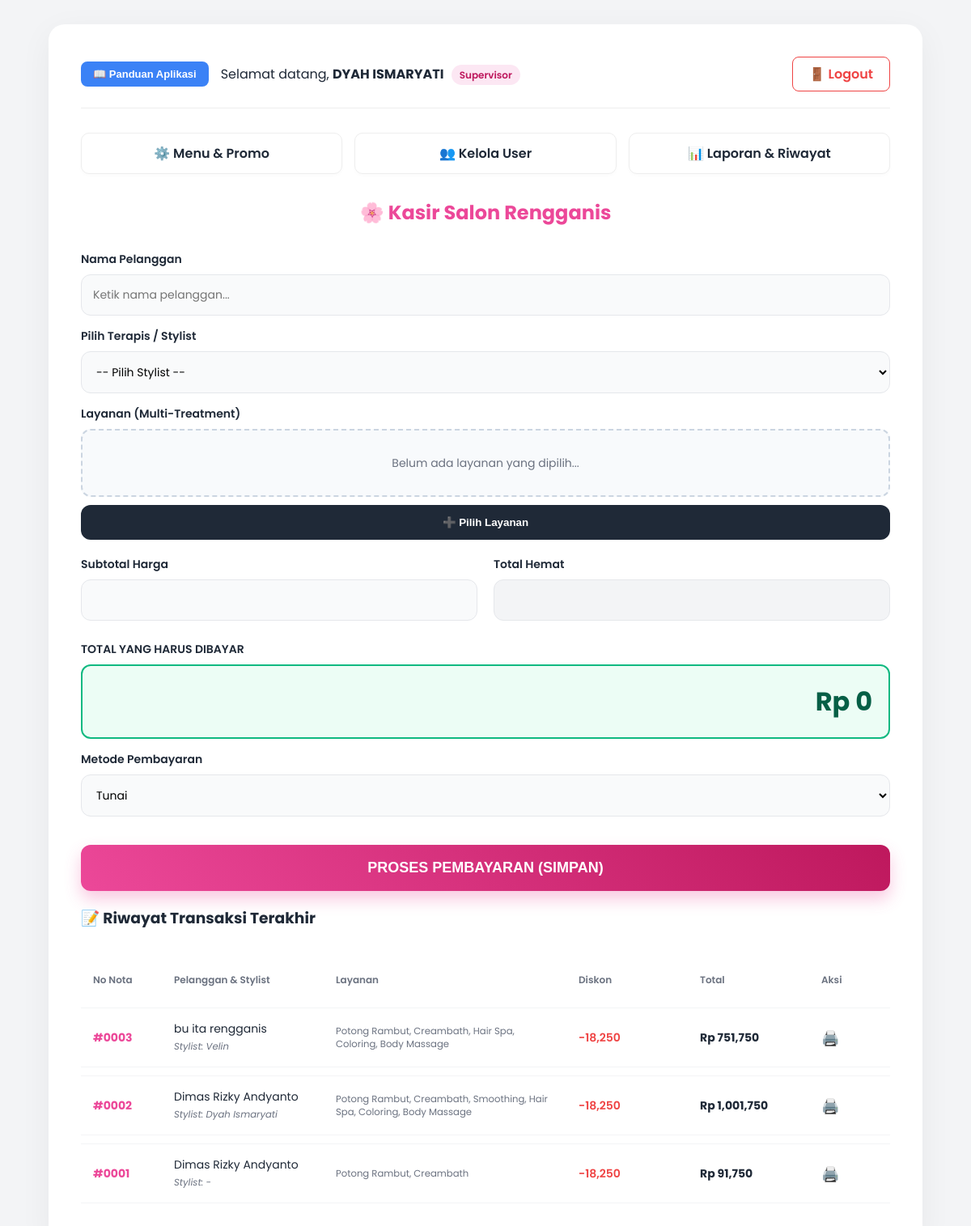
/index.php (signed in), run on the app's committed database.
### tables this page shows
CREATE TABLE transaksi (
        id INTEGER PRIMARY KEY AUTOINCREMENT,
        tanggal DATE NOT NULL,
        jam TIME NOT NULL,
        nama_pelanggan TEXT,
        jenis_layanan TEXT NOT NULL,
        harga REAL NOT NULL,
        diskon REAL DEFAULT 0,
        total_bayar REAL NOT NULL,
        catatan TEXT
    , metode_pembayaran TEXT DEFAULT 'Tunai', no_nota INTEGER DEFAULT 0, terapis TEXT DEFAULT '-');

### index.php (the view, shortened to what this page needs)
<?php
$db_file = __DIR__ . '/salon.db';
try {
    $db = new PDO("sqlite:" . $db_file);
    $db->setAttribute(PDO::ATTR_ERRMODE, PDO::ERRMODE_EXCEPTION);
} catch (PDOException $e) {
    die("Gagal koneksi database: " . $e->getMessage());
}
try { $db->query("SELECT no_nota FROM transaksi LIMIT 1"); } catch (Exception $e) { $db->exec("ALTER TABLE transaksi ADD COLUMN no_nota INTEGER DEFAULT 0"); }
try { $db->query("SELECT terapis FROM transaksi LIMIT 1"); } catch (Exception $e) { $db->exec("ALTER TABLE transaksi ADD COLUMN terapis TEXT DEFAULT '-'"); }
$atribut_lock = (isset($_SESSION['role']) && $_SESSION['role'] == 'supervisor') ? "" : "readonly";
$opsi_metode = $db->query("SELECT * FROM master_metode");
$data_transaksi = $db->query("SELECT * FROM transaksi ORDER BY id DESC LIMIT 5");
?>
<!DOCTYPE html>
<html lang="id">
<head>
</head>
<body>
<div class="container">
    <div class="user-header">
        <div style="display: flex; align-items: center; gap: 15px;">
            <button class="btn-guide" onclick="toggleModal('modalGuide', true)">📖 Panduan Aplikasi</button>
            <div class="user-info">
                Selamat datang, <b><?= htmlspecialchars(strtoupper($_SESSION['nama'] ?? 'USER')) ?></b>
                <span class="role-badge"><?= ucfirst($_SESSION['role'] ?? 'Staff') ?></span>
            </div>
        </div>
        <a href="logout.php" class="btn-logout">🚪 Logout</a>
    </div>
    <div class="top-links">
        <?php if(($_SESSION['role'] ?? '') == 'supervisor'): ?>
            <a href="pengaturan.php" class="btn-link">⚙️ Menu & Promo</a>
            <a href="kelola_user.php" class="btn-link">👥 Kelola User</a>
        <?php endif; ?>
        <a href="laporan.php" class="btn-link">📊 Laporan & Riwayat</a>
    </div>
    <h2>🌸 Kasir Salon Rengganis</h2>
    <form method="POST">
        <div class="form-group">
            <label>Nama Pelanggan</label>
            <input type="text" id="inputNama" name="nama" required autocomplete="off" placeholder="Ketik nama pelanggan...">
        </div>
        <div class="form-group">
            <label>Pilih Terapis / Stylist</label>
            <select name="terapis" required>
                <option value="">-- Pilih Stylist --</option>
            </select>
        </div>
        <div class="form-group">
            <label>Layanan (Multi-Treatment)</label>
            <div id="selectedServicesDisplay" class="selected-services-box"><span>Belum ada layanan yang dipilih...</span></div>
            <button type="button" id="btnPilihLayanan" class="btn-pilih" onclick="toggleModal('modalService', true)">➕ Pilih Layanan</button>
        </div>
        <div style="display: flex; gap: 20px; margin-top: 20px;">
            <div class="form-group" style="flex: 1;">
                <label>Subtotal Harga</label>
                <input type="number" name="harga_tampil" id="inputHarga" <?= $atribut_lock ?> onkeyup="manualEditHarga()">
            </div>
            <div class="form-group" style="flex: 1;">
                <label>Total Hemat</label>
                <input type="number" name="diskon_tampil" id="inputDiskon" readonly style="color: var(--danger); font-weight:600;">
            </div>
        </div>
        <div class="form-group" style="margin-top: 10px;">
            <label>TOTAL YANG HARUS DIBAYAR</label>
            <input type="text" id="inputTotal" readonly value="Rp 0">
        </div>
        <div class="form-group">
            <label>Metode Pembayaran</label>
            <select name="metode">
                <?php foreach($opsi_metode as $row): ?>
                    <option value="<?= $row['nama_metode'] ?>"><?= $row['nama_metode'] ?></option>
                <?php endforeach; ?>
            </select>
        </div>
        <button type="submit" name="simpan" class="btn-simpan">PROSES PEMBAYARAN (SIMPAN)</button>
    </form>
    <h3>📝 Riwayat Transaksi Terakhir</h3>
    <div style="overflow-x: auto;">
        <table>
            <thead>
                <tr>
                    <th width="10%">No Nota</th>
                    <th width="20%">Pelanggan & Stylist</th>
                    <th width="30%">Layanan</th>
                    <th width="15%">Diskon</th>
                    <th width="15%">Total</th>
                    <th width="10%">Aksi</th>
                </tr>
            </thead>
            <tbody>
                <?php foreach($data_transaksi as $row): ?>
                <tr>
                    <td style="font-weight: 700; color: var(--primary);">#<?= str_pad($row['no_nota'], 4, '0', STR_PAD_LEFT) ?></td>
                    <td>
                        <?= htmlspecialchars($row['nama_pelanggan']) ?><br>
                        <small style="color:#6b7280; font-style:italic;">Stylist: <?= htmlspecialchars($row['terapis'] ?? '-') ?></small>
                    </td>
                    <td>
                        <small style="color:#6b7280; line-height:1.4; display:block;">
                            <?= htmlspecialchars(str_replace(",", ", ", $row['jenis_layanan'])) ?>
                        </small>
                    </td>
                    <td style="color: var(--danger); font-weight:600;">
                        <?= ($row['diskon'] > 0) ? '-'.number_format($row['diskon']) : '-' ?>
                    </td>
                    <td style="font-weight: 700;">Rp <?= number_format($row['total_bayar']) ?></td>
                    <td>
                        <a href="index.php?cetak=<?= $row['id'] ?>" style="text-decoration: none; font-size:18px;">🖨️</a>
                    </td>
                </tr>
                <?php endforeach; ?>
            </tbody>
        </table>
    </div>
</div>
</body>
</html>

### index.php (style rules this page uses)
:root { --primary: #ec4899; --primary-dark: #be185d; --bg-body: #f3f4f6; --white: #ffffff; --text-dark: #1f2937; --text-light: #6b7280; --success: #10b981; --danger: #ef4444; --warning: #f59e0b; --info: #3b82f6; }
body { font-family: 'Poppins', sans-serif; background-color: var(--bg-body); padding: 30px; margin: 0; color: var(--text-dark); }
.container { max-width: 1000px; margin: 0 auto; background: var(--white); padding: 40px; border-radius: 20px; box-shadow: 0 10px 40px rgba(0,0,0,0.05); }
.user-header { display: flex; justify-content: space-between; align-items: center; margin-bottom: 30px; padding-bottom: 20px; border-bottom: 1px solid #eee; }
.role-badge { background: #fce7f3; color: var(--primary-dark); padding: 4px 10px; border-radius: 20px; font-size: 12px; font-weight: 600; margin-left: 5px; }
.btn-logout { color: var(--danger); text-decoration: none; font-weight: 600; border: 1px solid var(--danger); padding: 8px 20px; border-radius: 8px; transition: 0.3s; }
.btn-guide { background: var(--info); color: white; padding: 8px 15px; border-radius: 8px; text-decoration: none; font-weight: 600; font-size: 13px; display: flex; align-items: center; gap: 5px; cursor: pointer; border: none; }
.top-links { display: flex; gap: 15px; margin-bottom: 30px; }
.btn-link { flex: 1; text-align: center; text-decoration: none; color: var(--text-dark); font-weight: 600; background: #fff; border: 1px solid #eee; padding: 12px; border-radius: 10px; transition: 0.3s; box-shadow: 0 2px 5px rgba(0,0,0,0.02); }
h2 { text-align: center; color: var(--primary); font-weight: 700; margin-bottom: 30px; }
.form-group { margin-bottom: 15px; }
label { display: block; font-weight: 600; margin-bottom: 8px; font-size: 14px; }
input[type="text"], input[type="number"], select { width: 100%; padding: 14px; border: 1px solid #e5e7eb; border-radius: 12px; box-sizing: border-box; font-family: 'Poppins'; font-size: 14px; background: #f9fafb; }
input[readonly] { background-color: #f3f4f6; color: #9ca3af; cursor: not-allowed; }
.selected-services-box { border: 2px dashed #cbd5e1; background: #f8fafc; padding: 15px; border-radius: 12px; min-height: 50px; margin-top: 5px; font-size: 14px; color: var(--text-light); display: flex; align-items: center; justify-content: center; flex-wrap: wrap; gap: 5px; }
.btn-pilih { background: var(--text-dark); color: white; width: 100%; padding: 14px; margin-top: 10px; border-radius: 12px; border: none; font-weight: 600; cursor: pointer; }
#inputTotal { background-color: #ecfdf5; color: #065f46; font-size: 32px; font-weight: 700; border: 2px solid #10b981; height: auto; padding: 20px; text-align: right; }
.btn-simpan { width: 100%; padding: 18px; background: linear-gradient(45deg, #ec4899, #be185d); color: white; border: none; cursor: pointer; font-weight: 700; font-size: 18px; border-radius: 12px; margin-top: 20px; box-shadow: 0 10px 20px rgba(236, 72, 153, 0.3); }
table { width: 100%; border-collapse: separate; border-spacing: 0 10px; margin-top: 10px; }
th { text-align: left; padding: 15px; color: var(--text-light); font-size: 12px; font-weight: 600; }
td { background: white; padding: 15px; border-top: 1px solid #f3f4f6; border-bottom: 1px solid #f3f4f6; font-size: 14px; }

### data on the page
transaksi: no_nota "0003", nama_pelanggan "bu ita rengganis", terapis "Velin", jenis_layanan "Potong Rambut, Creambath, Hair Spa, Coloring, Body Massage", diskon "18,250", total_bayar "751,750"
transaksi: no_nota "0002", nama_pelanggan "Dimas Rizky Andyanto", terapis "Dyah Ismaryati", jenis_layanan "Potong Rambut, Creambath, Smoothing, Hair Spa, Coloring, Body Massage", diskon "18,250", total_bayar "1,001,750"
transaksi: no_nota "0001", nama_pelanggan "Dimas Rizky Andyanto", terapis "-", jenis_layanan "Potong Rambut, Creambath", diskon "18,250", total_bayar "91,750"

### other printed values
$_SESSION['nama'] "DYAH ISMARYATI"
$_SESSION['role'] "Supervisor"
form field metode "Tunai"
